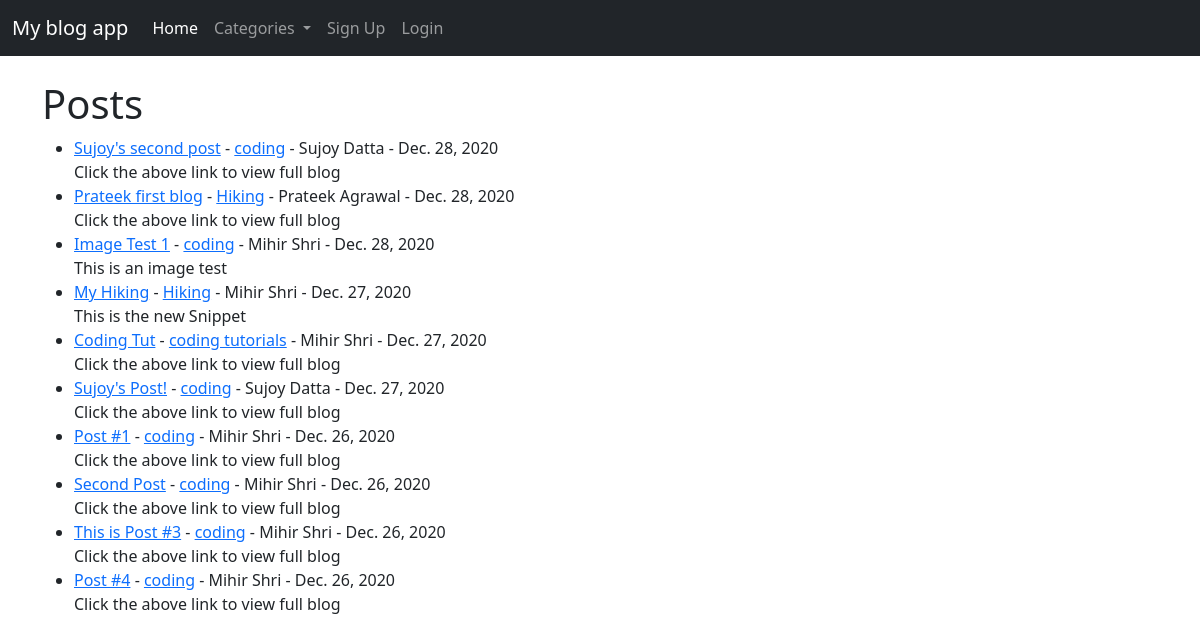
The page / on the database its author committed.
### theblog/models.py (models this page shows, shortened)
class Post(models.Model):
    title = models.CharField(max_length=255)
    header_image = models.ImageField(null=True, blank=True, upload_to='images/')
    title_tag = models.CharField(max_length=255)
    author = models.ForeignKey(User, on_delete=models.CASCADE) # If the user gets deleted, all the blog posts written by him also get deleted
    body = RichTextField(blank=True, null=True)
    post_date = models.DateField(auto_now_add=True)
    category = models.CharField(max_length=255, default='coding')
    snippet = models.CharField(max_length=255)

### theblog/views.py (the view)
# urls.py: path('', homeView.as_view(), name="home"),
class homeView(ListView):
    model = Post
    template_name = 'home.html'
    ordering = ['-post_date']
    def get_context_data(self, *args,**kwargs):
        cat_menu = Category.objects.all()
        context = super(homeView, self).get_context_data(*args, **kwargs)
        context['cat_menu'] = cat_menu
        return context

### theblog/models.py (called while the page is built)
    def __str__(self):
        return self.name

### theblog/templates/home.html (shortened to what this page needs)
{% extends 'base.html' %}
{% block content %}
<h1>Posts</h1>
<ul>
{% for post in object_list %}
    <li><a href="{% url 'article-detail' post.pk %}">{{ post.title }}</a> - <a href="{% url 'category' post.category %}">{{ post.category }}</a> - {{ post.author.first_name }} {{ post.author.last_name }}
        - {{ post.post_date }} <br />
        {{ post.snippet }}</li>
{% endfor %}
</ul>
{% endblock %}

### theblog/templates/base.html (shortened to what this page needs)
<!doctype html>
<html lang="en">
<head>
    <link href="https://cdn.jsdelivr.net/npm/bootstrap@5.0.0-beta1/dist/css/bootstrap.min.css" rel="stylesheet">
</head>
<body>
    <nav class="navbar navbar-expand-lg navbar-dark bg-dark">
        <div class="container-fluid">
            <a class="navbar-brand" href="{% url 'home' %}">My blog app</a>
            <div class="collapse navbar-collapse" id="navbarSupportedContent">
                <ul class="navbar-nav me-auto mb-2 mb-lg-0">
                    <li class="nav-item">
                        <a class="nav-link active" aria-current="page" href="{% url 'home' %}">Home</a>
                    </li>
                    {% if cat_menu %}
                    <li class="nav-item dropdown">
                        <a class="nav-link dropdown-toggle" href="#" id="navbarDropdown" role="button" data-bs-toggle="dropdown" aria-expanded="false">
                            Categories
                        </a>
                    </li>
                    {% else %}
                    <li class="nav-item">
                        <a class="nav-link" href="{% url 'category-list' %}">Categories</a>
                    </li>
                    {% endif %}
                    {% if user.is_authenticated %}
                        <li class="nav-item">
                            <a class="nav-link" href="{% url 'add_post' %}">Add Post</a>
                        </li>
                        <li class="nav-item">
                            <a class="nav-link" href="{% url 'add_category' %}">Add Category</a>
                        </li>
                        <li class="nav-item dropdown">
                            <a class="nav-link dropdown-toggle" href="#" id="navbarDropdown" role="button" data-bs-toggle="dropdown" aria-expanded="false">
                                Profile
                            </a>
                            <ul class="dropdown-menu" aria-labelledby="navbarDropdown">
                                <li><a class="dropdown-item" href="{% url 'edit_profile' %}">Edit Settings</a></li>
                                {% if user.profile.id %}
                                <li><a class="dropdown-item" href="{% url 'edit_profile_page' user.profile.id %}">Edit Profile Page</a></li>
                                <li><a class="dropdown-item" href="{% url 'show_profile_page' user.profile.id %}">Show Profile Page</a></li>
                                {% else %}
                                <li><a class="dropdown-item" href="{% url 'create_profile' %}">Create Profile</a></li>
                                {% endif %}
                            </ul>
                        </li>
                        <li class="nav-item">
                            <a class="nav-link" href="{% url 'logout' %}">Logout</a>
                        </li>
                    {% else %}
                        <li class="nav-item">
                            <a class="nav-link" href="{% url 'register' %}">Sign Up</a>
                        </li>
                        <li class="nav-item">
                            <a class="nav-link" href="{% url 'login' %}">Login</a>
                        </li>
                    {% endif %}
                </ul>
            </div>
        </div>
    </nav>
    <br>
    <div class="container">
        {% block content %}
        {% endblock %}
    </div>
</body>
</html>

### rows shown on the page
Post: title "Sujoy's second post", category "coding", author.first_name "Sujoy", author.last_name "Datta", post_date "Dec. 28, 2020", snippet "Click the above link to view full blog"
Post: title "Prateek first blog", category "Hiking", author.first_name "Prateek", author.last_name "Agrawal", post_date "Dec. 28, 2020", snippet "Click the above link to view full blog"
Post: title "Image Test 1", category "coding", author.first_name "Mihir", author.last_name "Shri", post_date "Dec. 28, 2020", snippet "This is an image test"
Post: title "My Hiking", category "Hiking", author.first_name "Mihir", author.last_name "Shri", post_date "Dec. 27, 2020", snippet "This is the new Snippet"
Post: title "Coding Tut", category "coding tutorials", author.first_name "Mihir", author.last_name "Shri", post_date "Dec. 27, 2020", snippet "Click the above link to view full blog"
Post: title "Sujoy's Post!", category "coding", author.first_name "Sujoy", author.last_name "Datta", post_date "Dec. 27, 2020", snippet "Click the above link to view full blog"
Post: title "Post #1", category "coding", author.first_name "Mihir", author.last_name "Shri", post_date "Dec. 26, 2020", snippet "Click the above link to view full blog"
Post: title "Second Post", category "coding", author.first_name "Mihir", author.last_name "Shri", post_date "Dec. 26, 2020", snippet "Click the above link to view full blog"
Post: title "This is Post #3", category "coding", author.first_name "Mihir", author.last_name "Shri", post_date "Dec. 26, 2020", snippet "Click the above link to view full blog"
Post: title "Post #4", category "coding", author.first_name "Mihir", author.last_name "Shri", post_date "Dec. 26, 2020", snippet "Click the above link to view full blog"
